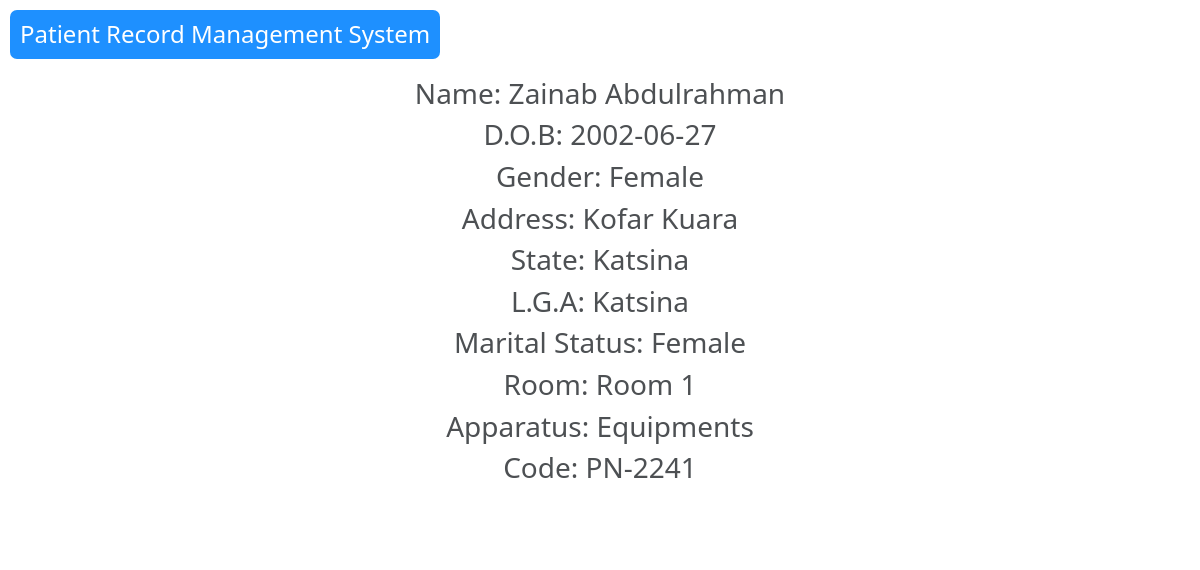
The page /p-details/2 (signed in) on the database its author committed.
### core/models.py (models this page shows, shortened)
class PatientR(models.Model):
    full_name = models.CharField(max_length=100)
    dob = models.CharField(max_length=100)
    gender = models.CharField(max_length=20)
    marital = models.CharField(max_length=20)
    lga = models.CharField(max_length=100)
    addrss = models.TextField(blank=True)
    state = models.CharField(max_length=100)
    apparatus = models.CharField(max_length=100)
    room = models.CharField(max_length=100)
    code = models.CharField(max_length=1000)
    create_at = models.DateTimeField(default=datetime.now)

### core/views.py (the view)
# urls.py: path('p-details/<int:pk>', views.p_details, name='p-details'),
@login_required(login_url='login')
def p_details(request, pk):
    p = PatientR.objects.get(id=pk)
    return render(request, 'p_details.html', {'p': p})

### templates/p_details.html (shortened to what this page needs)
{% load static %}
<!DOCTYPE html>
<html lang="en">
<head>
    <link rel="stylesheet" href="{% static 'bootstraps-files/bootstrap/css/bootstrap.min.css' %}">
    <link rel="stylesheet" href="{% static 'bootstraps-files/lineawesome/css/line-awesome.min.css' %}">
    <link rel="stylesheet" href="{% static 'css/style.css' %}">
</head>
<body>
    <header class="header">
        <div class="brand">
            <h4>Patient Record Management System</h4>
        </div>
    </header>
    <div class="body">
        <h3>Name: <span>{{p.full_name}}</span></h3>
        <h3>D.O.B: <span>{{p.dob}}</span></h3>
        <h3>Gender: <span>{{p.gender}}</span></h3>
        <h3>Address: <span>{{p.addrss}}</span></h3>
        <h3>State: <span>{{p.state}}</span></h3>
        <h3>L.G.A: <span>{{p.lga}}</span></h3>
        <h3>Marital Status: <span>{{p.marital}}</span></h3>
        <h3>Room: <span>{{p.room}}</span></h3>
        <h3>Apparatus: <span>{{p.apparatus}}</span></h3>
        <h3>Code: <span>{{p.code}}</span></h3>
    </div>
</body>
</html>

### static/css/style.css (style rules this page uses)
body { background: url('/static/bg-images/patient-bg3.jpg'); background-size: cover; backdrop-filter: blur(3px); height: 100vh; }

### templates/p_details.html (style rules this page uses)
* { list-style: none; }
.header { display: flex; gap: 20px; padding: 10px; color: #fff; }
.header h4 { background-color: dodgerblue; padding: 10px; border-radius: 7px; }
.body { display: flex; flex-direction: column; align-items: center; justify-content: center; padding-bottom: 50px; background-color: #fff; opacity: .8; }
.body span { font-weight: 100; }

### rows shown on the page
PatientR: full_name "Zainab Abdulrahman", dob "2002-06-27", gender "Female", addrss "Kofar Kuara", state "Katsina", lga "Katsina", marital "Female", room "Room 1", apparatus "Equipments", code "PN-2241"
